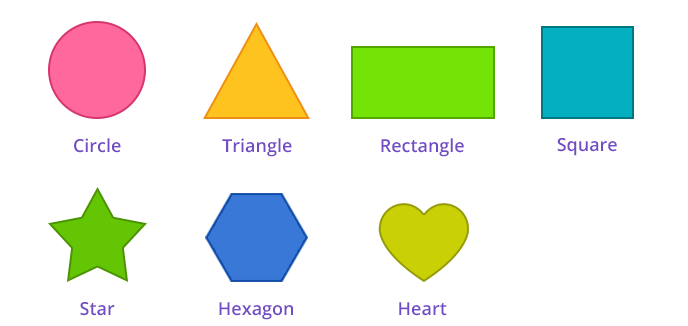
#> input picture images/shapes.png, 688 x 326 px, found by its file name
$ python thresholding.py
#> lines starting #> are read from the running program, lines starting #| are printed output that depends on the picture; after the words box and inside, x2 and y2 are one past the last pixel; in counts of white or black regions, pixels touching at a corner belong together
#thresholding is converting an image into it's binary form
#cv2.threshold(image, Threshold value, Max value, Threshold type)

#NOTE: image is first converted to grayscale before thresholding

import cv2
import numpy as np

# threshold types
# cv2.THRESH_BINARY
# cv2.THRESH_BINARY_INV
# cv2.THRESH_TRUNC
# cv2.THRESH_TOZERO
# cv2.THRESH_TOZERO_INV

input=cv2.imread('/home/akashkg/OpenCV/images/shapes.png',0)
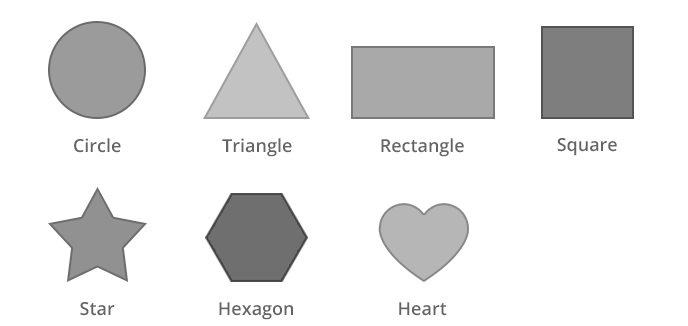
#> input: shape (326, 688); min 69, max 255, mean 230.9
cv2.imshow("Original",input)
cv2.waitKey()

#vlaues below 127 goes to 0 (black) everything above goes to 255 (white)
ret,thres=cv2.threshold(input,127,255,cv2.THRESH_BINARY)
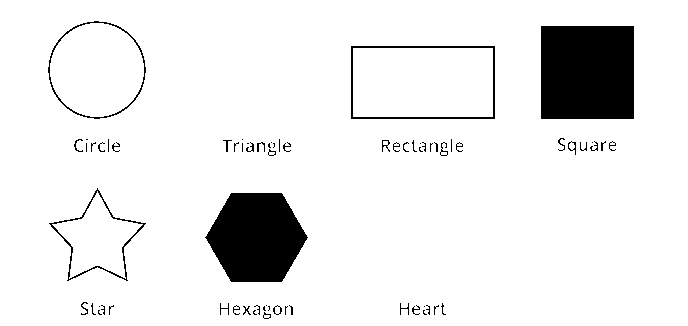
#> thres: shape (326, 688); 91.8% white; 69 black regions (37 under 20 px), largest, box (x1, y1, x2, y2) and area: (541, 26, 634, 119) 8649, (205, 193, 308, 282) 6810, (351, 46, 495, 119) 852
cv2.imshow("Threshold Binary",thres)
cv2.waitKey()

#vlaues below 127 goes to 255 everything above goes to 0 (reverse of above)
ret,thres=cv2.threshold(input,127,255,cv2.THRESH_BINARY_INV)
cv2.imshow("Threshold Binary Inverse",thres)
cv2.waitKey()

#vlaues above 127 are truncated (held) at 127
ret,thres=cv2.threshold(input,127,255,cv2.THRESH_TRUNC)
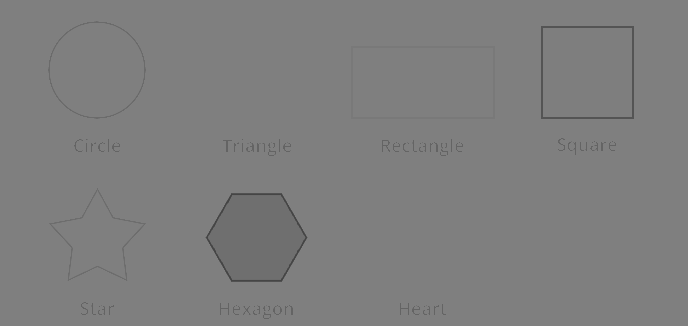
#> thres: shape (326, 688); min 69, max 127, mean 126
cv2.imshow("Threshold TRUNC",thres)
cv2.waitKey()

#vlaues below 127 goes to 0, above are unchanged
ret,thres=cv2.threshold(input,127,255,cv2.THRESH_TOZERO)
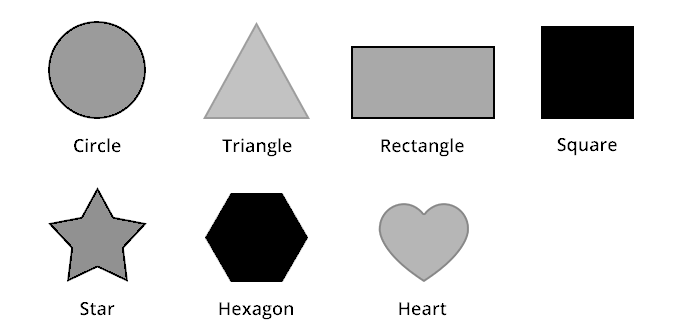
#> thres: shape (326, 688); min 0, max 255, mean 221.4
cv2.imshow("Threshold TOZERO",thres)
cv2.waitKey()

#vlaues below 127 are unchanged , above goes to 0
ret,thres=cv2.threshold(input,127,255,cv2.THRESH_TOZERO_INV)
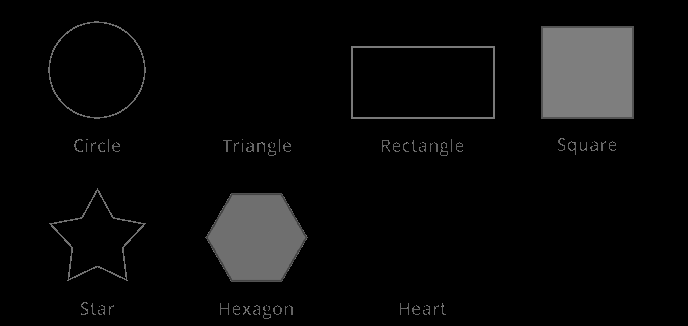
#> thres: shape (326, 688); min 0, max 127, mean 9.5
cv2.imshow("Threshold TOZERO Inverse",thres)
cv2.waitKey()

cv2.destroyAllWindows()

#better way is using adaptive thresholding
